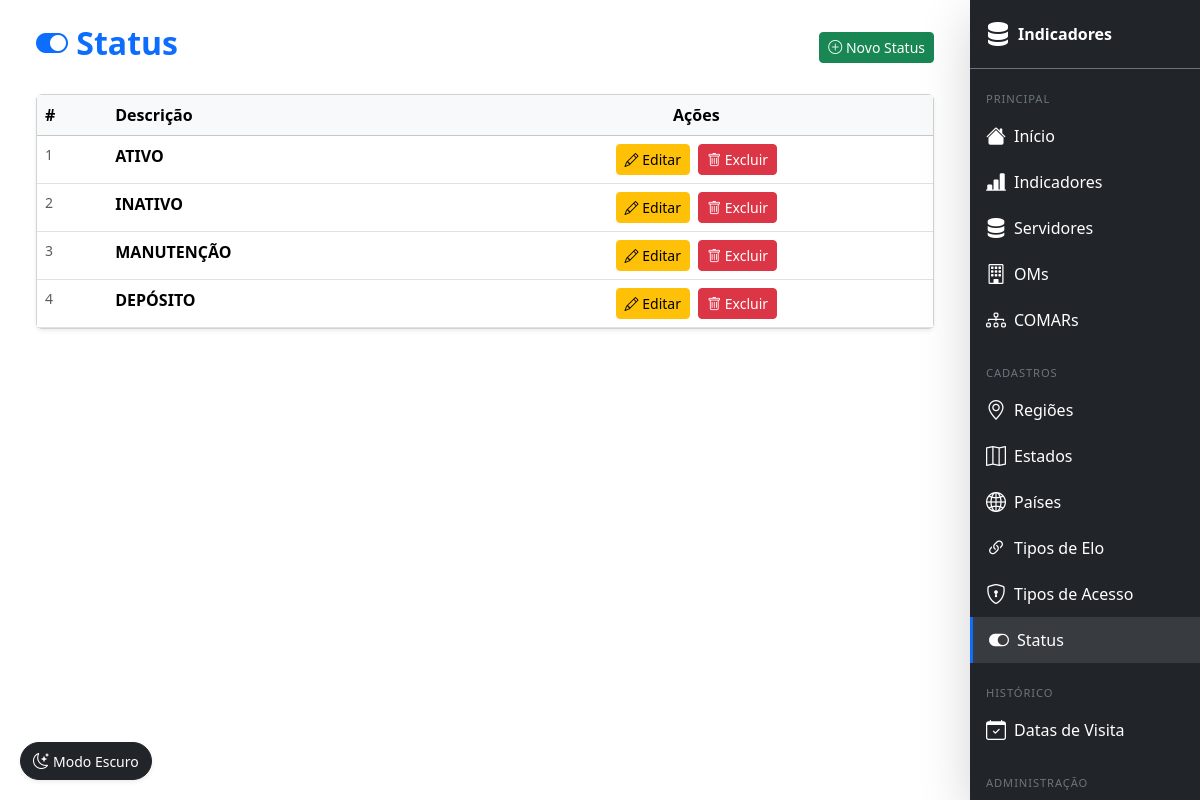
The app's page /status/ (signed in) with its own data.
### indicadores/models.py (models this page shows, shortened)
class Status(models.Model):
    descricao = models.CharField(max_length=100)

### indicadores/views/views_status.py (the view)
# urls.py: path('status/',                       lr(views.status_list),   name='status_list'),
def status_list(request):
    return render(request, 'status/list.html', {'objetos': Status.objects.all()})

### templates/status/list.html (shortened to what this page needs)
{% extends 'base.html' %}
{% block content %}
<div class="container mt-4">
    <div class="d-flex justify-content-between align-items-center mb-4">
        <h2 class="fw-bold text-primary"><i class="bi bi-toggle-on"></i> Status</h2>
        <a href="{% url 'ind:status_create' %}" class="btn btn-success btn-sm">
            <i class="bi bi-plus-circle"></i> Novo Status
        </a>
    </div>
    <div class="card shadow-sm">
        <div class="table-responsive">
            <table class="table table-hover mb-0">
                <thead class="table-light">
                    <tr>
                        <th>#</th>
                        <th>Descrição</th>
                        <th class="text-center">Ações</th>
                    </tr>
                </thead>
                <tbody>
                    {% for obj in objetos %}
                    <tr>
                        <td class="text-muted small">{{ obj.pk }}</td>
                        <td><strong>{{ obj.descricao }}</strong></td>
                        <td class="text-center">
                            <a href="{% url 'ind:status_update' obj.pk %}" class="btn btn-sm btn-warning me-1">
                                <i class="bi bi-pencil"></i> Editar
                            </a>
                            <a href="{% url 'ind:status_delete' obj.pk %}" class="btn btn-sm btn-danger">
                                <i class="bi bi-trash"></i> Excluir
                            </a>
                        </td>
                    </tr>
                    {% empty %}
                    <tr>
                        <td colspan="3" class="text-center text-muted py-4">
                            <i class="bi bi-inbox fs-4 d-block mb-2"></i>Nenhum status cadastrado.
                        </td>
                    </tr>
                    {% endfor %}
                </tbody>
            </table>
        </div>
    </div>
</div>
{% endblock %}

### templates/base.html (style rules this page uses)
@media (min-width: 992px) { body { padding-right: 230px; } }

### records on screen
Status: pk "1", descricao "ATIVO"
Status: pk "2", descricao "INATIVO"
Status: pk "3", descricao "MANUTENÇÃO"
Status: pk "4", descricao "DEPÓSITO"
